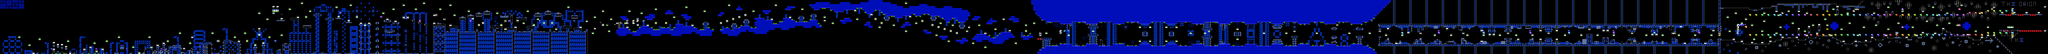

This is a level from a 2D game, rendered from its Tiled map with the project's own tilesets. A one-line summary and the map file follow, with tile-layer data summarised:
An orthogonal 1007x27 tile map with 16x16 px tiles, 2 tile layers (SP, ...), 2 tilesets, 2 image layers.

<map version="1.10" tiledversion="1.11.2" orientation="orthogonal" renderorder="right-down" width="1007" height="27" tilewidth="16" tileheight="16" infinite="0" nextlayerid="5" nextobjectid="1">
 <editorsettings>
  <chunksize width="16" height="27" />
  <export target="../LEVELS/LEVEL DATA/lvlset_A/groundtospace.csv" format="csv" />
 </editorsettings>
 <tileset firstgid="1" name="famidash" tilewidth="16" tileheight="16" tilecount="256" columns="16">
  <image source="../../../GRAPHICS/famidash.bmp" width="256" height="256" />
 </tileset>
 <tileset firstgid="257" name="sprites" tilewidth="16" tileheight="16" tilecount="256" columns="16">
  <image source="../../../GRAPHICS/sprites.png" width="256" height="256" />
 </tileset>
 <imagelayer id="3" name="Image Layer 1" parallaxx="0.9" parallaxy="0.9" repeatx="1" repeaty="1">
  <image source="../../../GRAPHICS/Old/parallax Blue.bmp" width="144" height="72" />
 </imagelayer>
 <imagelayer id="4" name="Image Layer 2" offsetx="0" offsety="432" repeatx="1">
  <image source="../../../GRAPHICS/ground.bmp" width="64" height="128" />
 </imagelayer>
 <layer id="1" width="1007" height="27" opacity="0.9">
  <data>[27189 cells, 27189 non-empty, 127 distinct tile ids]</data>
 </layer>
 <layer id="2" name="SP" width="1007" height="27">
  <data>[27189 cells, 497 non-empty, 82 distinct tile ids]</data>
 </layer>
</map>
